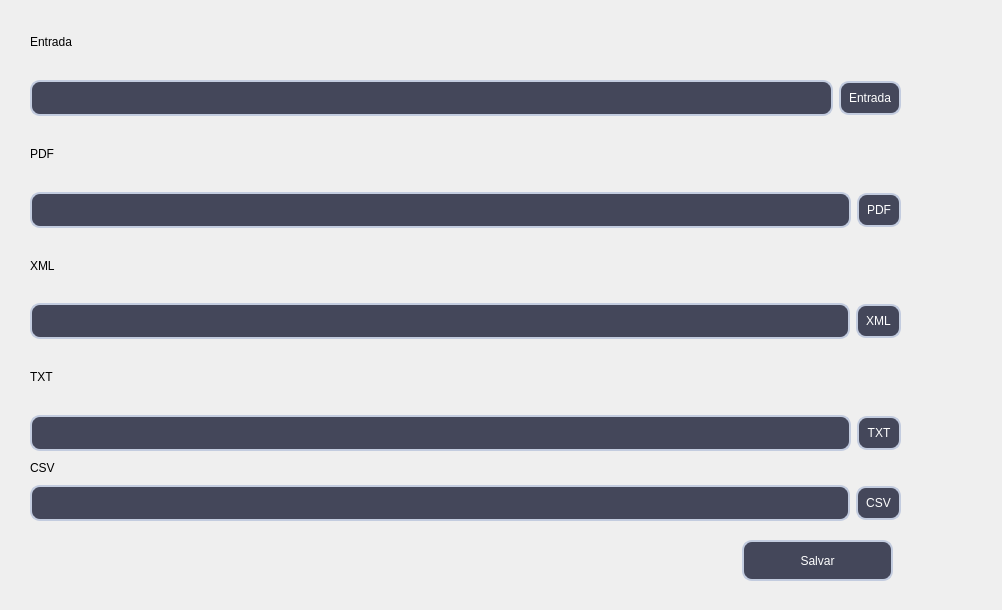
<?xml version="1.0" encoding="UTF-8"?>
<ui version="4.0">
 <class>aplication_pages</class>
 <widget class="QStackedWidget" name="aplication_pages">
  <property name="geometry">
   <rect>
    <x>0</x>
    <y>0</y>
    <width>1002</width>
    <height>610</height>
   </rect>
  </property>
  <property name="windowTitle">
   <string>StackedWidget</string>
  </property>
  <property name="currentIndex">
   <number>0</number>
  </property>
  <widget class="QWidget" name="page1">
   <property name="enabled">
    <bool>true</bool>
   </property>
   <widget class="QWidget" name="widget" native="true">
    <property name="geometry">
     <rect>
      <x>30</x>
      <y>10</y>
      <width>871</width>
      <height>511</height>
     </rect>
    </property>
    <layout class="QVBoxLayout" name="verticalLayout_4">
     <item>
      <widget class="QLabel" name="label_3">
       <property name="text">
        <string>Entrada</string>
       </property>
      </widget>
     </item>
     <item>
      <layout class="QHBoxLayout" name="horizontalLayout">
       <item>
        <widget class="QLineEdit" name="linetexto">
         <property name="styleSheet">
          <string notr="true">QLineEdit{
     background-color:#44475a;
     padding: 8px;
     border: 2px solid #c3ccdf;
     color: rgb(255, 255, 255);
border-radius: 10px;

}</string>
         </property>
        </widget>
       </item>
       <item>
        <widget class="QPushButton" name="pushentrada">
         <property name="styleSheet">
          <string notr="true">QPushButton{
     background-color: #44475a;
     padding: 8px;
     border: 2px solid #c3ccdf;
     color: rgb(255, 255, 255);
     border-radius: 10px;
}
QPushButton:hover{
     background-color: rgb(0, 170, 255);
}
QPushButton:pressed{
      background-color: rgb(255, 0, 127);
}</string>
         </property>
         <property name="text">
          <string>Entrada</string>
         </property>
        </widget>
       </item>
      </layout>
     </item>
     <item>
      <widget class="QLabel" name="label_4">
       <property name="text">
        <string>PDF</string>
       </property>
      </widget>
     </item>
     <item>
      <layout class="QHBoxLayout" name="horizontalLayout_2">
       <item>
        <widget class="QLineEdit" name="linepdf">
         <property name="styleSheet">
          <string notr="true">QLineEdit{
     background-color:#44475a;
     padding: 8px;
     border: 2px solid #c3ccdf;
     color: rgb(255, 255, 255);
border-radius: 10px;

}</string>
         </property>
        </widget>
       </item>
       <item>
        <widget class="QPushButton" name="pushPdf">
         <property name="styleSheet">
          <string notr="true">QPushButton{
     background-color: #44475a;
     padding: 8px;
     border: 2px solid #c3ccdf;
     color: rgb(255, 255, 255);
     border-radius: 10px;
}
QPushButton:hover{
     background-color: rgb(0, 170, 255);
}
QPushButton:pressed{
      background-color: rgb(255, 0, 127);
}</string>
         </property>
         <property name="text">
          <string>PDF</string>
         </property>
        </widget>
       </item>
      </layout>
     </item>
     <item>
      <widget class="QLabel" name="label_5">
       <property name="text">
        <string>XML</string>
       </property>
      </widget>
     </item>
     <item>
      <layout class="QHBoxLayout" name="horizontalLayout_3">
       <item>
        <widget class="QLineEdit" name="linexml">
         <property name="styleSheet">
          <string notr="true">QLineEdit{
     background-color:#44475a;
     padding: 8px;
     border: 2px solid #c3ccdf;
     color: rgb(255, 255, 255);
border-radius: 10px;

}</string>
         </property>
        </widget>
       </item>
       <item>
        <widget class="QPushButton" name="pushXml">
         <property name="styleSheet">
          <string notr="true">QPushButton{
     background-color: #44475a;
     padding: 8px;
     border: 2px solid #c3ccdf;
     color: rgb(255, 255, 255);
     border-radius: 10px;
}
QPushButton:hover{
     background-color: rgb(0, 170, 255);
}
QPushButton:pressed{
      background-color: rgb(255, 0, 127);
}</string>
         </property>
         <property name="text">
          <string>XML</string>
         </property>
        </widget>
       </item>
      </layout>
     </item>
     <item>
      <widget class="QLabel" name="label_6">
       <property name="text">
        <string>TXT</string>
       </property>
      </widget>
     </item>
     <item>
      <layout class="QHBoxLayout" name="horizontalLayout_4">
       <item>
        <widget class="QLineEdit" name="linetxt">
         <property name="styleSheet">
          <string notr="true">QLineEdit{
     background-color:#44475a;
     padding: 8px;
     border: 2px solid #c3ccdf;
     color: rgb(255, 255, 255);
border-radius: 10px;

}</string>
         </property>
        </widget>
       </item>
       <item>
        <widget class="QPushButton" name="pushTxt">
         <property name="styleSheet">
          <string notr="true">QPushButton{
     background-color: #44475a;
     padding: 8px;
     border: 2px solid #c3ccdf;
     color: rgb(255, 255, 255);
     border-radius: 10px;
}
QPushButton:hover{
     background-color: rgb(0, 170, 255);
}
QPushButton:pressed{
      background-color: rgb(255, 0, 127);
}</string>
         </property>
         <property name="text">
          <string>TXT</string>
         </property>
        </widget>
       </item>
      </layout>
     </item>
     <item>
      <layout class="QVBoxLayout" name="verticalLayout">
       <item>
        <widget class="QLabel" name="label_7">
         <property name="text">
          <string>CSV</string>
         </property>
        </widget>
       </item>
       <item>
        <layout class="QHBoxLayout" name="horizontalLayout_5">
         <item>
          <widget class="QLineEdit" name="linecsv">
           <property name="styleSheet">
            <string notr="true">QLineEdit{
     background-color:#44475a;
     padding: 8px;
     border: 2px solid #c3ccdf;
     color: rgb(255, 255, 255);
border-radius: 10px;

}</string>
           </property>
          </widget>
         </item>
         <item>
          <widget class="QPushButton" name="pushButton_5">
           <property name="styleSheet">
            <string notr="true">QPushButton{
     background-color: #44475a;
     padding: 8px;
     border: 2px solid #c3ccdf;
     color: rgb(255, 255, 255);
     border-radius: 10px;
}
QPushButton:hover{
     background-color: rgb(0, 170, 255);
}
QPushButton:pressed{
      background-color: rgb(255, 0, 127);
}</string>
           </property>
           <property name="text">
            <string>CSV</string>
           </property>
          </widget>
         </item>
        </layout>
       </item>
      </layout>
     </item>
    </layout>
   </widget>
   <widget class="QPushButton" name="pushButton">
    <property name="geometry">
     <rect>
      <x>742</x>
      <y>540</y>
      <width>151</width>
      <height>41</height>
     </rect>
    </property>
    <property name="styleSheet">
     <string notr="true">QPushButton{
     background-color: #44475a;
     padding: 8px;
     border: 2px solid #c3ccdf;
     color: rgb(255, 255, 255);
     border-radius: 10px;
}
QPushButton:hover{
     background-color: rgb(0, 170, 255);
}
QPushButton:pressed{
      background-color: rgb(255, 0, 127);
}</string>
    </property>
    <property name="text">
     <string>Salvar</string>
    </property>
   </widget>
  </widget>
  <widget class="QWidget" name="page2">
   <layout class="QVBoxLayout" name="verticalLayout_2">
    <item>
     <widget class="QWidget" name="page2_2" native="true">
      <widget class="QPushButton" name="alugarveiculo">
       <property name="geometry">
        <rect>
         <x>29</x>
         <y>20</y>
         <width>120</width>
         <height>100</height>
        </rect>
       </property>
       <property name="minimumSize">
        <size>
         <width>70</width>
         <height>80</height>
        </size>
       </property>
       <property name="maximumSize">
        <size>
         <width>200</width>
         <height>200</height>
        </size>
       </property>
       <property name="styleSheet">
        <string notr="true">QPushButton{
     background-color: #44475a;
     padding: 8px;
     border: 2px solid #c3ccdf;
     color: rgb(255, 255, 255);
     border-radius: 10px;
}
QPushButton:hover{
     background-color: rgb(0, 170, 255);
}
QPushButton:pressed{
      background-color: rgb(255, 0, 127);
}</string>
       </property>
       <property name="text">
        <string>Alugar Veiculo</string>
       </property>
      </widget>
      <widget class="QPushButton" name="cadastrarcliente">
       <property name="geometry">
        <rect>
         <x>210</x>
         <y>20</y>
         <width>120</width>
         <height>100</height>
        </rect>
       </property>
       <property name="minimumSize">
        <size>
         <width>70</width>
         <height>80</height>
        </size>
       </property>
       <property name="maximumSize">
        <size>
         <width>200</width>
         <height>200</height>
        </size>
       </property>
       <property name="styleSheet">
        <string notr="true">QPushButton{
     background-color: #44475a;
     padding: 8px;
     border: 2px solid #c3ccdf;
     color: rgb(255, 255, 255);
     border-radius: 10px;
}
QPushButton:hover{
     background-color: rgb(0, 170, 255);
}
QPushButton:pressed{
      background-color: rgb(255, 0, 127);
}</string>
       </property>
       <property name="text">
        <string>Cadastrar Cliente</string>
       </property>
      </widget>
      <widget class="QPushButton" name="cadastrarveiculo">
       <property name="geometry">
        <rect>
         <x>390</x>
         <y>20</y>
         <width>120</width>
         <height>100</height>
        </rect>
       </property>
       <property name="minimumSize">
        <size>
         <width>70</width>
         <height>80</height>
        </size>
       </property>
       <property name="maximumSize">
        <size>
         <width>200</width>
         <height>200</height>
        </size>
       </property>
       <property name="styleSheet">
        <string notr="true">QPushButton{
     background-color: #44475a;
     padding: 8px;
     border: 2px solid #c3ccdf;
     color: rgb(255, 255, 255);
     border-radius: 10px;
}
QPushButton:hover{
     background-color: rgb(0, 170, 255);
}
QPushButton:pressed{
      background-color: rgb(255, 0, 127);
}</string>
       </property>
       <property name="text">
        <string>Cadastrar Veiculo</string>
       </property>
      </widget>
      <widget class="QPushButton" name="listarcliente">
       <property name="geometry">
        <rect>
         <x>580</x>
         <y>20</y>
         <width>120</width>
         <height>100</height>
        </rect>
       </property>
       <property name="minimumSize">
        <size>
         <width>70</width>
         <height>80</height>
        </size>
       </property>
       <property name="maximumSize">
        <size>
         <width>200</width>
         <height>200</height>
        </size>
       </property>
       <property name="styleSheet">
        <string notr="true">QPushButton{
     background-color: #44475a;
     padding: 8px;
     border: 2px solid #c3ccdf;
     color: rgb(255, 255, 255);
     border-radius: 10px;
}
QPushButton:hover{
     background-color: rgb(0, 170, 255);
}
QPushButton:pressed{
      background-color: rgb(255, 0, 127);
}</string>
       </property>
       <property name="text">
        <string>Listar Cliente</string>
       </property>
      </widget>
      <widget class="QPushButton" name="listarveiculo">
       <property name="geometry">
        <rect>
         <x>750</x>
         <y>20</y>
         <width>120</width>
         <height>100</height>
        </rect>
       </property>
       <property name="minimumSize">
        <size>
         <width>70</width>
         <height>80</height>
        </size>
       </property>
       <property name="maximumSize">
        <size>
         <width>200</width>
         <height>200</height>
        </size>
       </property>
       <property name="styleSheet">
        <string notr="true">QPushButton{
     background-color: #44475a;
     padding: 8px;
     border: 2px solid #c3ccdf;
     color: rgb(255, 255, 255);
     border-radius: 10px;
}
QPushButton:hover{
     background-color: rgb(0, 170, 255);
}
QPushButton:pressed{
      background-color: rgb(255, 0, 127);
}</string>
       </property>
       <property name="text">
        <string>Listar Veiculo</string>
       </property>
      </widget>
      <widget class="QLabel" name="label_2">
       <property name="geometry">
        <rect>
         <x>10</x>
         <y>130</y>
         <width>941</width>
         <height>461</height>
        </rect>
       </property>
       <property name="styleSheet">
        <string notr="true">QLabel{
     background-color:#44475a;
     padding: 8px;
     border: 2px solid #c3ccdf;
     color: rgb(0, 0, 0);
border-radius: 10px;

}</string>
       </property>
       <property name="text">
        <string/>
       </property>
      </widget>
     </widget>
    </item>
   </layout>
  </widget>
  <widget class="QWidget" name="page">
   <layout class="QVBoxLayout" name="verticalLayout_3">
    <item>
     <widget class="QLabel" name="label">
      <property name="text">
       <string>Pagina 3</string>
      </property>
      <property name="alignment">
       <set>Qt::AlignCenter</set>
      </property>
     </widget>
    </item>
   </layout>
  </widget>
 </widget>
 <resources>
  <include location="D:/Python/PYDRACULA-DEMO-main/resources.qrc"/>
 </resources>
 <connections/>
</ui>
